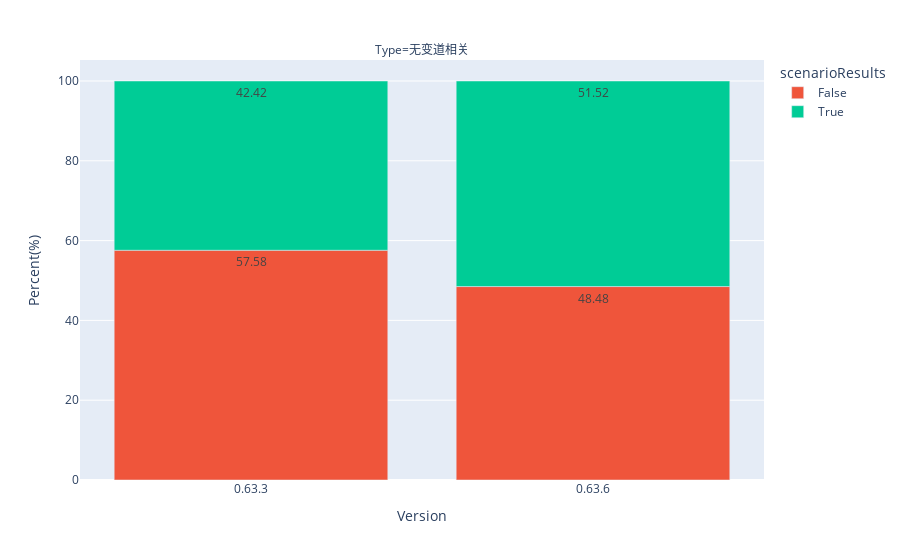

Notebook source saved alongside this figure:
### Markdown cell above
### 2.2 0.63.6和0.63.3的针对无变道相关问题的版本表现对比

### Code cell
data = ana.part_2g()
fig = px.bar(data,x="Version", y="Percent(%)", color="scenarioResults", text_auto=True,
            facet_col="Type", color_discrete_map={"True": 'green'})


fig.show()

### Figure 1 — Plotly figure (JSON) as saved in the notebook; plotly's stock layout.template omitted (floating-point values rounded to 4 significant figures)
{"data": [{"alignmentgroup": "True", "hovertemplate": "scenarioResults=False<br>Type=无变道相关<br>Version=%{x}<br>Percent(%)=%{y}<extra></extra>", "legendgroup": "False", "marker": {"color": "#EF553B", "pattern": {"shape": ""}}, "name": "False", "offsetgroup": "False", "orientation": "v", "showlegend": true, "textposition": "auto", "texttemplate": "%{y}", "type": "bar", "x": ["0.63.3", "0.63.6"], "xaxis": "x", "y": [57.58, 48.48], "yaxis": "y"}, {"alignmentgroup": "True", "hovertemplate": "scenarioResults=True<br>Type=无变道相关<br>Version=%{x}<br>Percent(%)=%{y}<extra></extra>", "legendgroup": "True", "marker": {"color": "#00cc96", "pattern": {"shape": ""}}, "name": "True", "offsetgroup": "True", "orientation": "v", "showlegend": true, "textposition": "auto", "texttemplate": "%{y}", "type": "bar", "x": ["0.63.3", "0.63.6"], "xaxis": "x", "y": [42.42, 51.52], "yaxis": "y"}], "layout": {"annotations": [{"font": {}, "showarrow": false, "text": "Type=无变道相关", "x": 0.5, "xanchor": "center", "xref": "paper", "y": 1, "yanchor": "bottom", "yref": "paper"}], "barmode": "relative", "legend": {"title": {"text": "scenarioResults"}, "tracegroupgap": 0}, "margin": {"t": 60}, "xaxis": {"anchor": "y", "domain": [0, 1], "title": {"text": "Version"}}, "yaxis": {"anchor": "x", "domain": [0, 1], "title": {"text": "Percent(%)"}}}}
